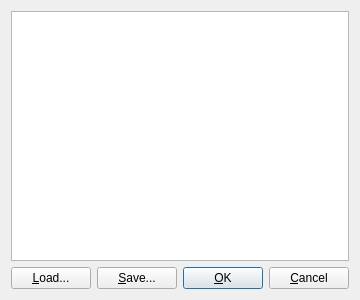
<?xml version="1.0" encoding="UTF-8"?>
<ui version="4.0">
 <class>StaListDialog</class>
 <widget class="QWidget" name="StaListDialog">
  <property name="geometry">
   <rect>
    <x>0</x>
    <y>0</y>
    <width>356</width>
    <height>300</height>
   </rect>
  </property>
  <property name="windowTitle">
   <string>Stations</string>
  </property>
  <property name="toolTip">
   <string/>
  </property>
  <layout class="QVBoxLayout" name="verticalLayout">
   <item>
    <widget class="QListWidget" name="lWStationList">
     <property name="toolTip">
      <string>Station list</string>
     </property>
    </widget>
   </item>
   <item>
    <widget class="QWidget" name="Panel1" native="true">
     <property name="enabled">
      <bool>true</bool>
     </property>
     <property name="toolTip">
      <string/>
     </property>
     <property name="layoutDirection">
      <enum>Qt::LeftToRight</enum>
     </property>
     <property name="text" stdset="0">
      <string/>
     </property>
     <layout class="QHBoxLayout" name="horizontalLayout">
      <property name="leftMargin">
       <number>0</number>
      </property>
      <property name="topMargin">
       <number>0</number>
      </property>
      <property name="rightMargin">
       <number>0</number>
      </property>
      <property name="bottomMargin">
       <number>0</number>
      </property>
      <item>
       <widget class="QPushButton" name="btnLoad">
        <property name="toolTip">
         <string/>
        </property>
        <property name="text">
         <string>&amp;Load...</string>
        </property>
       </widget>
      </item>
      <item>
       <widget class="QPushButton" name="btnSave">
        <property name="toolTip">
         <string/>
        </property>
        <property name="text">
         <string>&amp;Save...</string>
        </property>
       </widget>
      </item>
      <item>
       <widget class="QPushButton" name="btnOk">
        <property name="toolTip">
         <string/>
        </property>
        <property name="text">
         <string>&amp;OK</string>
        </property>
        <property name="autoDefault">
         <bool>true</bool>
        </property>
        <property name="default">
         <bool>true</bool>
        </property>
       </widget>
      </item>
      <item>
       <widget class="QPushButton" name="btnCancel">
        <property name="toolTip">
         <string/>
        </property>
        <property name="text">
         <string>&amp;Cancel</string>
        </property>
       </widget>
      </item>
     </layout>
    </widget>
   </item>
  </layout>
 </widget>
 <resources/>
 <connections/>
</ui>
